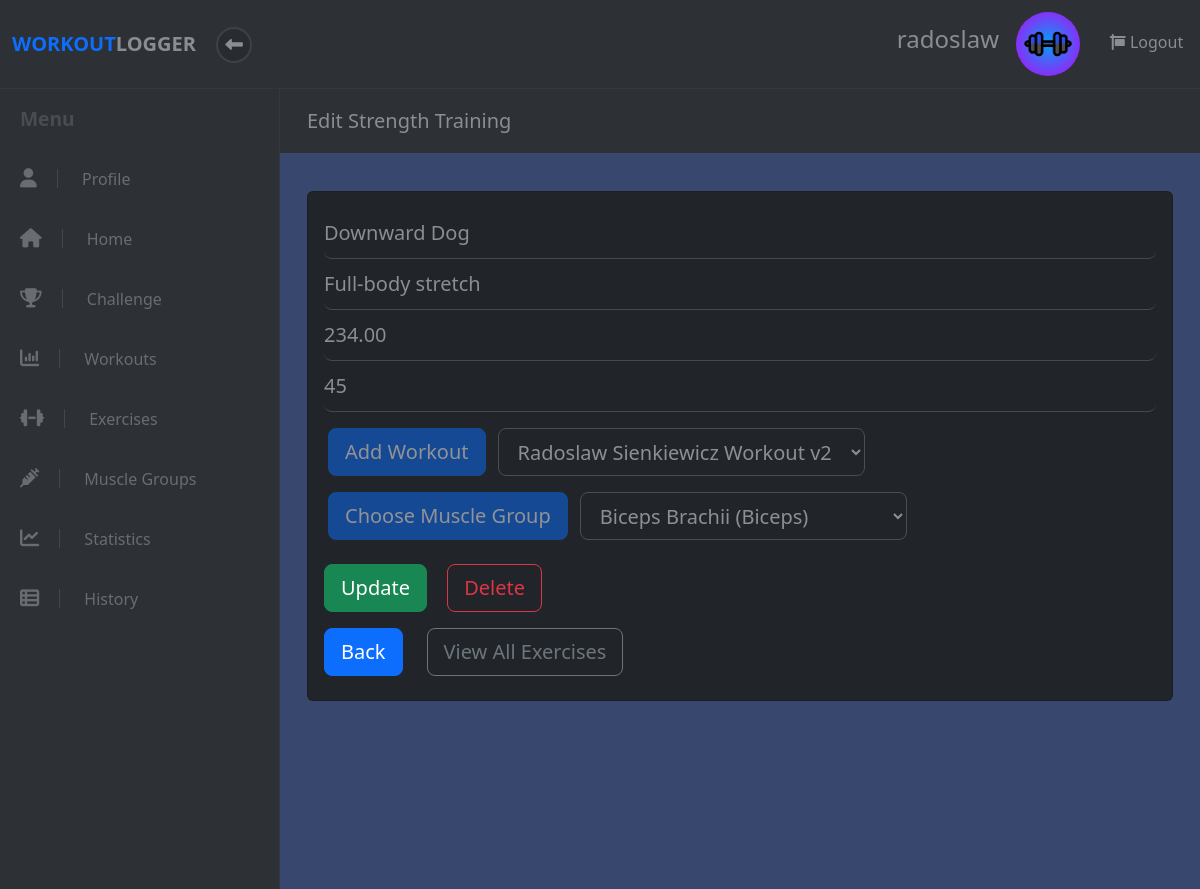
Screenshot of /exercise/19?exercise_type=StrengthTrainingExercise (signed in) with the database file from the repository.
### workout/models.py (models this page shows, shortened)
class User(models.Model):
    username = models.CharField(max_length=20)
    email = models.CharField(max_length=50)
    password = models.CharField(max_length=255)
    created_at = models.DateTimeField(auto_now_add=True)
    updated_at = models.DateTimeField(auto_now=True)
    profile_photo_url = models.CharField(max_length=255, blank=True, null=True)
    background_photo_url = models.CharField(max_length=255, blank=True, null=True)
    objects = UserManager()

class Exercise(models.Model):
    name = models.CharField(max_length=50)
    description = models.CharField(max_length=150)
    workout = models.ForeignKey(Workout, on_delete=models.CASCADE, related_name='%(class)s', default=None)
    muscle_group = models.ForeignKey(MuscleGroup, on_delete=models.CASCADE, default=None)
    user = models.ForeignKey(User, on_delete=models.CASCADE, default=None)
    created_at = models.DateTimeField(auto_now_add=True)
    updated_at = models.DateTimeField(auto_now=True)
    objects = ExerciseManager()
    class Meta:
        ordering = ('name', 'muscle_group')
        abstract = True
    def class_name(self):
        return self.__class__.__name__

class StrengthTrainingExercise(Exercise):
    weight = models.DecimalField(max_digits=6, decimal_places=2)
    repetitions = models.PositiveIntegerField()
    objects = StrengthTrainingExerciseManager()
    def form_data(self):
        return [
            FormData("weight", "number", "Weight (kg)", self.weight),
            FormData("repetitions", "number", "Repetitions", self.repetitions)
        ]
    def exercise_name(self):
        return "Strength Training"

### workout/views.py (the view)
# urls.py: re_path(r'^workout/(?P<id>\d*)/exercise$', views.new_exercise),
def exercise(request, id):
    exercise_type = request.GET.get('exercise_type')
    if(exercise_type == None):
        messages.error(request, "You must select an exercise type.", extra_tags='exercise')
        logging.error("User must select an exercise type.")
        return redirect("/exercise")
    try:
        user = User.objects.get(id=request.session["user_id"])
        exercise_class = get_exercise_by_class_name(exercise_type)
        exercise = exercise_class.objects.get(id=id)
        redirect_url = "/exercise"
        if exercise.user != user:
            messages.error(request, "You do not have permission to view this exercise.", extra_tags='exercise')
            logging.error("User does not have permission to view exercise.")
            return redirect("/exercise")
        workout_id = None
        try:
            workout_id = request.GET["redirect_workout"]
            if(workout_id != None):
                redirect_url = "/workout/" + workout_id
        except KeyError as err:
            pass
        try:
            redirect_view_all = request.GET["redirect_view_all"]
            if(redirect_view_all != None and redirect_view_all == "true"):
                redirect_url = "/history"
        except KeyError as err:
            pass
        data = {
            'user': user,
            'exercise': exercise,
            'workouts': Workout.objects.filter(user__id=user.id).order_by('-updated_at'),
            'muscle_groups': MuscleGroup.objects.all().order_by('-updated_at'),
            'redirect_url': redirect_url,
            'redirect_workout': workout_id,
        }
        return render(request, "workout/exercise.html", data)
    except (KeyError, User.DoesNotExist) as err:
        messages.info(request, "You must be logged in to view this page.", extra_tags="invalid_session")
        logging.warning("User must be logged in to view 'exercise'.")
        return redirect("/")

### workout/templates/workout/exercise.html (shortened to what this page needs)
<!DOCTYPE html>
<html>
  <head>
    {% load static %}
    <link
      rel="stylesheet"
      href="{% static 'fontawesomefree/css/all.min.css' %}"
    />
    <link rel="stylesheet" href="../../static/workout/styles.css" />
    {% load bootstrap5 %} {% bootstrap_css %} {% bootstrap_javascript %}
  </head>
  <body>
    {% include 'workout/widgets/header.html' %}
    <div class="d-flex align-items-stretch">
      {% include 'workout/widgets/sidebar.html' %}
      <div class="page-content">
        <div class="page-header">
          <div class="container-fluid">
            <h2 class="h5 no-margin-bottom">Edit {{exercise.exercise_name}}</h2>
          </div>
        </div>
        <section class="no-padding-bottom">
          <div class="container-fluid">
            <div class="row">
              <div class="col-lg-12">
                <div class="card bg-dark add-exercise mb-4 mt-2">
                  <div class="card-body text-light">
                    <form
                      id="update-exercise-form"
                      action="/exercise/{{ exercise.id }}/edit"
                      method="POST"
                    >
                      <div class="form-group">
                        <input
                          id="name"
                          type="text"
                          name="name"
                          required
                          class="input-material form-control-lg"
                          placeholder="Name"
                          value="{{ exercise.name }}"
                        />
                      </div>
                      <div class="form-group">
                        <input
                          id="description"
                          type="text"
                          name="description"
                          class="input-material form-control-lg"
                          placeholder="Description"
                          value="{{ exercise.description }}"
                        />
                      </div>
                      {% for field in exercise.form_data %}
                      <div class="form-group">
                        <input
                          id="{{ field.name }}"
                          type="{{ field.type }}"
                          name="{{ field.name }}"
                          required
                          class="input-material form-control-lg"
                          placeholder="{{ field.placeholder }}"
                          value="{{ field.value }}"
                        />
                      </div>
                      {% endfor %}
                      <div class="row mt-3 opacity-50">
                        {% if workouts %}
                        <div class="col-auto p-0 ms-3">
                          <a
                            href="/workout"
                            style="text-decoration: none"
                            class="btn btn-primary btn-lg end-workout"
                            >Add Workout</a
                          >
                        </div>
                        <div class="col-auto">
                          <select
                            name="workout_id"
                            id="exercise_type"
                            class="bg-dark input-material form-control-lg text-light"
                          >
                            {% for workout in workouts %}
                            {% if workout.id == exercise.workout.id %}
                            <option selected="selected" value="{{workout.id}}">
                              {{workout}}
                            </option>
                            {% else %}
                            <option value="{{workout.id}}">{{workout}}</option>
                            {% endif %} {% endfor %}
                          </select>
                        </div>
                        {% endif %}
                      </div>
                      <div class="row mt-3 opacity-50">
                        {% if muscle_groups %}
                        <div class="col-auto p-0 ms-3">
                          <p
                            class="btn btn-primary btn-lg end-workout"
                            style="pointer-events: none"
                          >
                            Choose Muscle Group
                          </p>
                        </div>
                        <div class="col-auto">
                          <select
                            name="muscle_group"
                            id="exercise_type"
                            class="bg-dark input-material form-control-lg text-light"
                          >
                            {% for muscle_group in muscle_groups %}
                            {% if muscle_group.id == exercise.muscle_group.id %}
                            <option
                              selected="selected"
                              value="{{muscle_group.id}}"
                            >
                              {{muscle_group}}
                            </option>
                            {% else %}
                            <option value="{{muscle_group.id}}">
                              {{muscle_group}}
                            </option>
                            {% endif %} {% endfor %}
                          </select>
                        </div>
                        {% endif %}
                      </div>
                      {% if muscle_groups %} {% if workouts %}
                      <input
                        id="update"
                        type="submit"
                        value="Update"
                        class="btn btn-success btn-lg my-2 mb-3"
                      />
                      {% endif %} {% endif %}
                       {% if redirect_workout %}
                       <a
                        id="delete-exercise"
                        href="/exercise/{{ exercise.id }}/delete?exercise_type={{ exercise.class_name}}&redirect_workout={{redirect_workout}}"
                        style="text-decoration: none"
                        class="btn btn-outline-danger btn-lg ms-3 my-2 mb-3"
                        >Delete</a
                      >
                      {% else %}
                        {% if redirect_url == "/history" %}
                          <a
                            id="delete-exercise"
                            href="/exercise/{{ exercise.id }}/delete?exercise_type={{ exercise.class_name}}&redirect_view_all=true"
                            style="text-decoration: none"
                            class="btn btn-outline-danger btn-lg ms-3 my-2 mb-3"
                            >Delete</a
                          >
                        {% else %}
                          <a
                            id="delete-exercise"
                            href="/exercise/{{ exercise.id }}/delete?exercise_type={{ exercise.class_name}}"
                            style="text-decoration: none"
                            class="btn btn-outline-danger btn-lg ms-3 my-2 mb-3"
                            >Delete</a
                          >
                        {% endif %}
                      {% endif %}
                    </form>
                    <div class="row mb-2">
                      <div class="col-auto text-left">
                        <a
                          href="{{redirect_url}}"
                          style="text-decoration: none"
                          class="btn btn-primary btn-lg end-workout"
                          >Back</a
                        >
                      </div>
                      <div class="col-auto text-left">
                        <a
                          href="/exercise"
                          style="text-decoration: none"
                          class="btn btn-outline-secondary btn-lg"
                          >View All Exercises</a
                        >
                      </div>
                    </div>
                  </div>
                </div>
              </div>
            </div>
          </div>
        </section>
      </div>
    </div>
  </body>
</html>

### workout/templates/workout/widgets/header.html
<header class="header">
  <nav class="navbar navbar-expand-lg my-0 py-1">
    <div
      class="container-fluid d-flex align-items-center justify-content-between"
    >
      <div class="navbar-header">
        <a href="/dashboard" class="navbar-brand">
          <div class="brand-text brand-big visible text-uppercase">
            <strong class="text-primary">Workout </strong
            ><strong>Logger</strong>
          </div>
        </a>
        <button class="sidebar-toggle">
          <i class="fa fa-long-arrow-left"></i>
        </button>
      </div>
      <ul class="right-menu list-inline no-margin-bottom">
        {% if user.username %}
        <li class="list-inline-item">
          <div class="sidebar-header d-flex align-items-center">
            <div class="title">
              <h1 class="h4">{{ user.username }}</h1>
            </div>
          </div>
        </li>
        {% endif %} {% if user.profile_photo_url %}
        <li class="list-inline-item">
          <a href="/profile" class="nav-link">
            <div class="avatar">
              <img
                src="{{ user.profile_photo_url }}"
                alt="User Profile Picture"
                height="64"
                width="64"
                class="rounded-circle"
              />
            </div>
          </a>
        </li>
        {% else %} {% load static %}
        <li class="list-inline-item">
          <a href="/profile" class="nav-link">
            <div class="avatar">
              <img
                src="{% static 'workout/images/workout_logger.png' %}"
                alt="User Profile Picture"
                height="64"
                width="64"
                class="rounded-circle"
              />
            </div>
          </a>
        </li>
        {% endif %}
        <li class="list-inline-item ms-2">
          <a href="/user/logout" class="nav-link">
            <i class="fa fa-sign -out-alt"></i> Logout
          </a>
        </li>
      </ul>
    </div>
  </nav>
</header>

### rows the page displays
User: username "radoslaw"
StrengthTrainingExercise: exercise_name "Strength Training", name "Downward Dog", description "Full-body stretch", weight "234.00"

### other values shown
form field workout_id "Radoslaw Sienkiewicz Workout v2"
form field muscle_group "Biceps Brachii (Biceps)"
